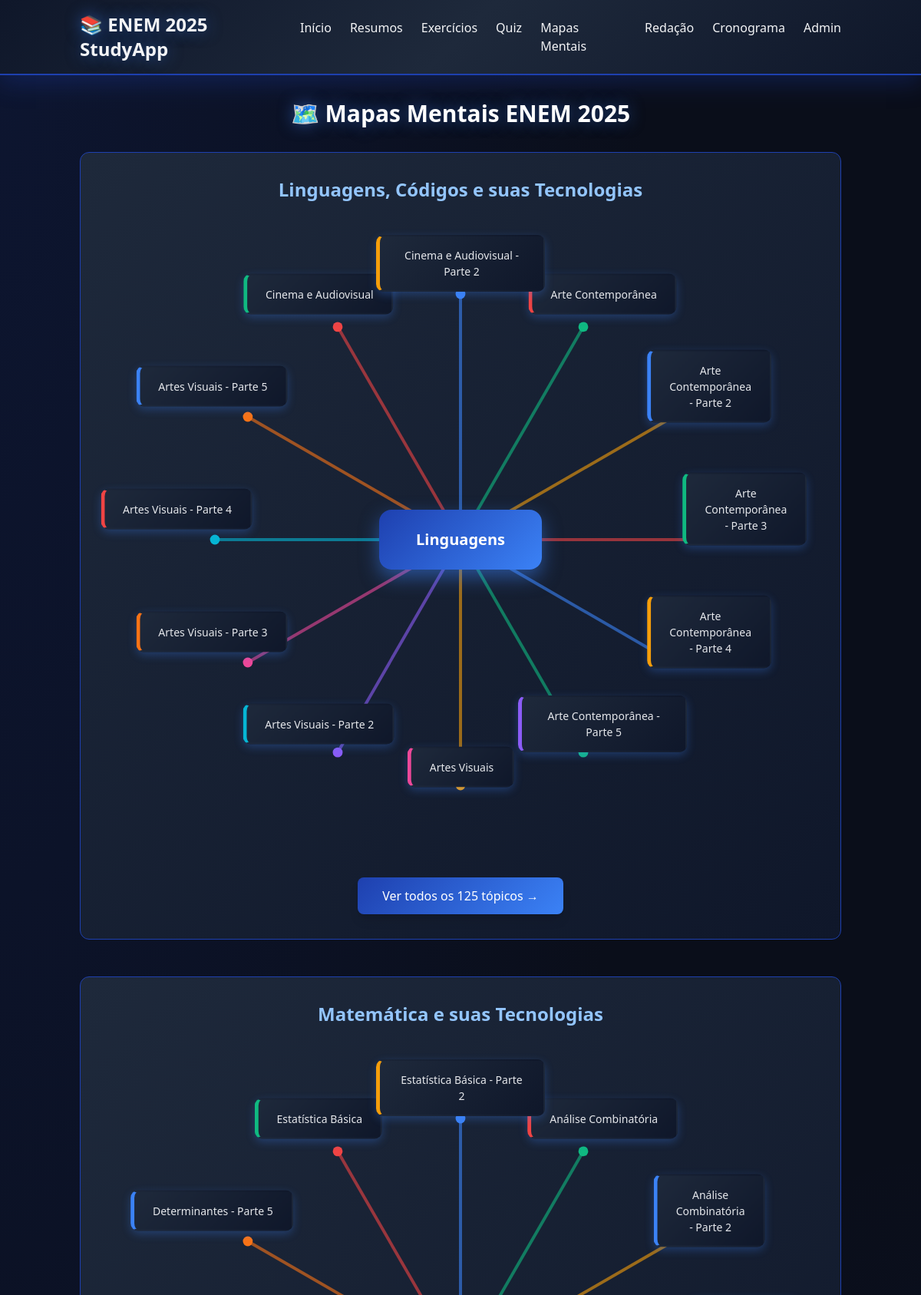
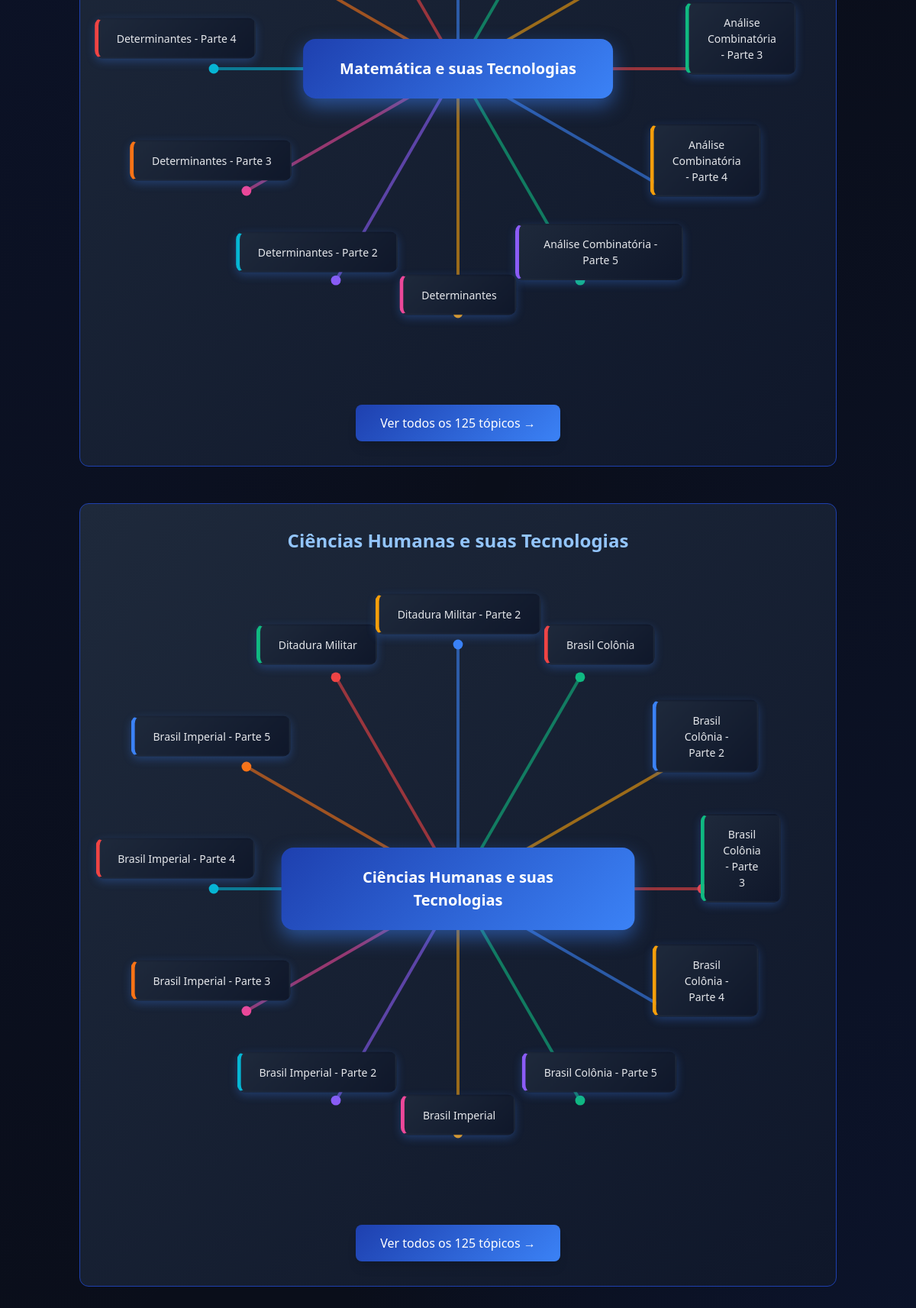
Page /mapas (upper part) on the committed database (2 pictures, top to bottom).
### tables this page shows
CREATE TABLE areas (
    id INTEGER PRIMARY KEY AUTOINCREMENT,
    name TEXT NOT NULL,
    description TEXT
);

CREATE TABLE topics (
    id INTEGER PRIMARY KEY AUTOINCREMENT,
    area_id INTEGER NOT NULL,
    title TEXT NOT NULL,
    content TEXT,
    FOREIGN KEY(area_id) REFERENCES areas(id) ON DELETE CASCADE
);

### app.py (the view)
@app.route('/mapas')
def mapas():
    conn = get_db()
    areas = conn.execute('SELECT * FROM areas').fetchall()
    areas_with_topics = []
    for area in areas:
        topics = conn.execute('SELECT * FROM topics WHERE area_id=? ORDER BY title', (area['id'],)).fetchall()
        areas_with_topics.append({
            'area': area,
            'topics': topics
        })
    conn.close()
    return render_template('mapas.html', areas_with_topics=areas_with_topics)

### app.py (called while the page is built)
def get_db():
    conn = sqlite3.connect(DB_PATH)
    conn.row_factory = sqlite3.Row
    return conn

### templates/mapas.html (shortened to what this page needs)
{% extends "base.html" %}
{% block content %}
<h1 class="text-3xl font-bold text-white mb-8 text-center glow-text">🗺️ Mapas Mentais ENEM 2025</h1>
{% for area_data in areas_with_topics %}
<div class="card rounded-xl p-8 mb-12">
    <h2 class="text-2xl font-bold text-blue-300 mb-6 text-center">{{ area_data.area.name }}</h2>
    <div class="mind-map-container" id="map-{{ area_data.area.id }}" data-area-id="{{ area_data.area.id }}">
        <svg class="connections" viewBox="0 0 100 100" preserveAspectRatio="xMidYMid meet">
        </svg>
        <div class="central-topic">
            {{ area_data.area.name.split(',')[0] }}
        </div>
        {% set color_classes = ['color-red', 'color-blue', 'color-green', 'color-yellow', 'color-purple', 'color-pink', 'color-cyan', 'color-orange'] %}
        {% set positions = [
            {'x': '70%', 'y': '10%'},
            {'x': '85%', 'y': '25%'},
            {'x': '90%', 'y': '45%'},
            {'x': '85%', 'y': '65%'},
            {'x': '70%', 'y': '80%'},
            {'x': '50%', 'y': '87%'},
            {'x': '30%', 'y': '80%'},
            {'x': '15%', 'y': '65%'},
            {'x': '10%', 'y': '45%'},
            {'x': '15%', 'y': '25%'},
            {'x': '30%', 'y': '10%'},
            {'x': '50%', 'y': '5%'}
        ] %}
        {% for topic in area_data.topics[:12] %}
            {% set pos = positions[loop.index0 % positions|length] %}
            {% set color_class = color_classes[loop.index0 % color_classes|length] %}
            <a href="/topic/{{ topic.id }}"
               class="topic-node {{ color_class }}"
               style="left: {{ pos.x }}; top: {{ pos.y }}; transform: translate(-50%, -50%);"
               title="{{ topic.title }}"
               data-index="{{ loop.index0 }}">
                {{ topic.title }}
            </a>
        {% endfor %}
    </div>
    <div class="mt-8 text-center">
        <a href="/area/{{ area_data.area.id }}"
           class="inline-block view-all-btn text-white px-8 py-3 rounded-lg transition transform hover:scale-105 shadow-lg">
            Ver todos os {{ area_data.topics|length }} tópicos →
        </a>
    </div>
</div>
{% endfor %}
{% endblock %}

### templates/base.html (style rules this page uses)
body { background-color: #0a0e1a; background-image: radial-gradient(at 0% 0%, rgba(30, 64, 175, 0.15) 0px, transparent 50%), radial-gradient(at 100% 100%, rgba(29, 78, 216, 0.15) 0px, transparent 50%); }
.card { background: linear-gradient(135deg, #1e293b 0%, #0f172a 100%); border: 1px solid #1e40af; transition: all 0.3s ease; }
.glow-text { text-shadow: 0 0 20px rgba(59, 130, 246, 0.5); }

### templates/mapas.html (style rules this page uses)
.mind-map-container { min-height: 800px; position: relative; display: flex; align-items: center; justify-content: center; margin: 40px 0; }
.central-topic { position: absolute; background: linear-gradient(135deg, #1e40af 0%, #3b82f6 100%); color: white; padding: 24px 48px; border-radius: 16px; font-weight: bold; font-size: 20px; z-index: 10; box-shadow: 0 10px 25px rgba(59, 130, 246, 0.5); cursor: default; transition: transform 0.3s ease; text-align: center; top: 50%; left: 50%; transform: translate(-50%, -50%); }
.topic-node { position: absolute; background: linear-gradient(135deg, #1e293b 0%, #0f172a 100%); border-radius: 10px; padding: 14px 24px; font-size: 14px; color: #e5e7eb; box-shadow: 0 4px 12px rgba(59, 130, 246, 0.3); z-index: 5; cursor: pointer; transition: all 0.3s ease; max-width: 220px; text-align: center; border: 2px solid transparent; display: block; text-decoration: none; }
.topic-node.color-red { border-left: 5px solid #EF4444; }
.topic-node.color-blue { border-left: 5px solid #3B82F6; }
.topic-node.color-green { border-left: 5px solid #10B981; }
.topic-node.color-yellow { border-left: 5px solid #F59E0B; }
.topic-node.color-purple { border-left: 5px solid #8B5CF6; }
.topic-node.color-pink { border-left: 5px solid #EC4899; }
.topic-node.color-cyan { border-left: 5px solid #06B6D4; }
.topic-node.color-orange { border-left: 5px solid #F97316; }
svg.connections { position: absolute; top: 0; left: 0; width: 100%; height: 100%; z-index: 1; pointer-events: none; }
.view-all-btn { background: linear-gradient(135deg, #1e40af 0%, #3b82f6 100%); }

### rows in the picture
areas: area.name "Linguagens, Códigos e suas Tecnologias", area.name "Linguagens"
topics: title "Arte Contemporânea"
topics: title "Arte Contemporânea - Parte 2"
topics: title "Arte Contemporânea - Parte 3"
topics: title "Arte Contemporânea - Parte 4"
topics: title "Arte Contemporânea - Parte 5"
topics: title "Artes Visuais"
topics: title "Artes Visuais - Parte 2"
topics: title "Artes Visuais - Parte 3"
topics: title "Artes Visuais - Parte 4"
topics: title "Artes Visuais - Parte 5"
topics: title "Cinema e Audiovisual"
topics: title "Cinema e Audiovisual - Parte 2"
areas: area.name "Matemática e suas Tecnologias", area.name "Matemática e suas Tecnologias"
topics: title "Análise Combinatória"
topics: title "Análise Combinatória - Parte 2"
topics: title "Análise Combinatória - Parte 3"
topics: title "Análise Combinatória - Parte 4"
topics: title "Análise Combinatória - Parte 5"
topics: title "Determinantes"
topics: title "Determinantes - Parte 2"
topics: title "Determinantes - Parte 3"
topics: title "Determinantes - Parte 4"
topics: title "Determinantes - Parte 5"
topics: title "Estatística Básica"
topics: title "Estatística Básica - Parte 2"
areas: area.name "Ciências Humanas e suas Tecnologias", area.name "Ciências Humanas e suas Tecnologias"
topics: title "Brasil Colônia"
topics: title "Brasil Colônia - Parte 2"
topics: title "Brasil Colônia - Parte 3"
topics: title "Brasil Colônia - Parte 4"
topics: title "Brasil Colônia - Parte 5"
topics: title "Brasil Imperial"
topics: title "Brasil Imperial - Parte 2"
topics: title "Brasil Imperial - Parte 3"
topics: title "Brasil Imperial - Parte 4"
topics: title "Brasil Imperial - Parte 5"
topics: title "Ditadura Militar"
topics: title "Ditadura Militar - Parte 2"

### other values in the picture
{{ area_data.topics|length }} "125" "125" "125"
